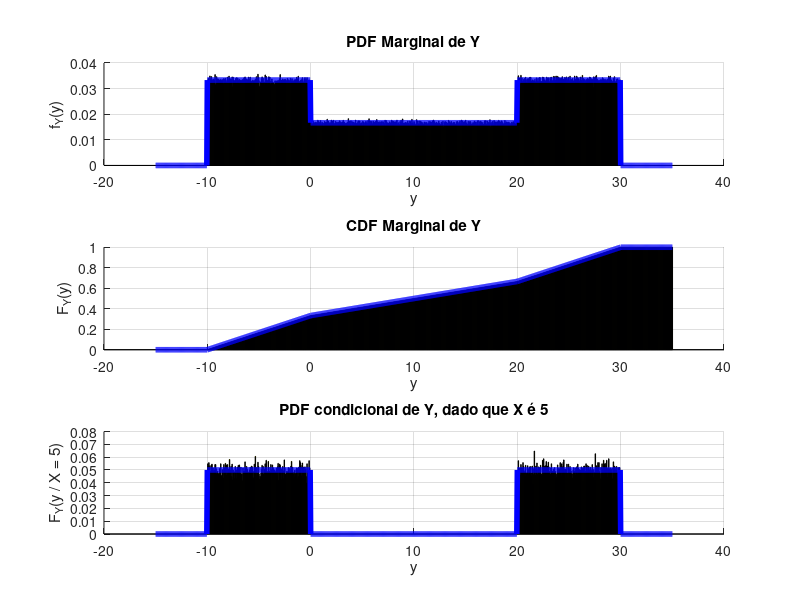

The MATLAB source for this figure:
clear all; close all; clc;
pkg load statistics;

% Probabilidade do X ser maior ou igual a Y (Comando letra B)

N = 1000000; % Número de realizações

X = zeros(1,N); % Inicializa o vetor X com zeros
Y = zeros(1,N); % Inicializa o vetor Y com zeros

% Laço que irá se repetir N vezes
i = 1;
while i <= N
  X(i) = 20 * rand(); % X é um intervalo contínuo de 0 a 20
  Y(i) = 40 * rand() - 10; % Y é um intervalo contínuo de -10 até 30

  % Vamos definir o intervalo completo da figura
  intervalo_total_de_X = 0 <= X(i) && X(i) <= 20;
  intervalo_total_de_Y = -10 <= Y(i) && Y(i) <= 30;
  intervalo_figura_completa = intervalo_total_de_X && intervalo_total_de_Y;

  % Vamos vazar o vazio da figura
  intervalo_vazio_de_X = 0 <= X(i) && X(i) <= 10;
  intervalo_vazio_de_Y = 0 <= Y(i) && Y(i) <= 20;
  intervalo_vazio_figura = intervalo_vazio_de_X && intervalo_vazio_de_Y;
  
  % O intervalo só vai iterar, se o valor dos intervalos forem diferentes, ou seja, o ponto caiu dentro do espaço hashurado 
  % do enunciado
  if (intervalo_figura_completa) != (intervalo_vazio_figura)
    i += 1;
  end
end

% Calcula a probabilidade simulada de X ser maior ou igual a Y
PrX_maior_igual_Y_sim = mean(X >= Y);
% Valor teórico da probabilidade
PrX_maior_igual_Y_teo = 7/12;

printf('Probabilidade de X ser maior ou igual a Y no simulado: %g\n', PrX_maior_igual_Y_sim);
printf('Probabilidade de X ser maior ou igual a Y na teoria: %g\n', PrX_maior_igual_Y_teo);

%------------------------------------------------------------------------------------------------------------------------

% PDF Marginal de Y (Comando letra C)

dy = 0.05; % Tamanho do intervalo para histograma
y = -15 : dy : 35; % Intervalo de valores para Y

% Histograma da variável Y
pdfY_sim = hist(Y,y) / (N * dy);
% PDF teórica para Y
pdfY_teo = 1/30 .* (-10 <= y & y < 0) + ...
           1/60 .* (0 <= y & y < 20) + ...
           1/30 .* (20 <= y & y < 30);

figure
subplot(3, 1, 1); grid on; hold on;
bar(y, pdfY_sim, 'y'); % Histograma simulado
plot(y, pdfY_teo, 'b', 'LineWidth', 4); % PDF teórica
xlabel('y'); ylabel('f_Y(y)'); title('PDF Marginal de Y')

%------------------------------------------------------------------------------------------------------------------------

% CDF Marginal de Y (Comando letra D)

% CDF simulada
cdfY_sim = cumsum(pdfY_sim) * dy;
% CDF teórica
cdfY_teo = (y + 10) / 30  .*  (-10 <= y & y < 0)  + ...
           (y + 20) / 60  .*  (0 <= y & y < 20)   + ...
           (2 * y) / 60   .*  (20 <= y & y < 30)  + ...
           1              .*  (30 <= y);

subplot(3, 1, 2); grid on; hold on;
bar(y, cdfY_sim, 'y'); % CDF simulada
plot(y, cdfY_teo, 'b', 'LineWidth', 4); % CDF teórica
xlabel('y'); ylabel('F_Y(y)'); title('CDF Marginal de Y')

%------------------------------------------------------------------------------------------------------------------------

% PDF condicional de Y dado que X é igual a 5 (Comando letra E)

% IMPORTANTE ENTENDER AQUI:
% Se o programa for executado com 1.000.000 de tentativas, o gráfico simulado ficará mais fidedigno ao gráfico teórico,
% Porém a demora para o término de execução será maior
% Se o programa for executado com 100.000 tentativas, o gráfico simulado ficará relativamente diferente do gráfico teórico,
% Mas a execução será mais rápida

% Seleciona os valores de Y onde X está entre 4 e 6
intervalo_X_5 = (4 <= X) & (X <= 6);

% Condiciona Y dado X está entre 4 e 6
Y_condX = Y(intervalo_X_5);

% PDF condicional simulada
pdfY_condX_sim = hist(Y_condX, y) / (length(Y_condX) * dy);
% PDF condicional teórica
pdfY_condX_teo = 1/20 .*  (-10 <= y & y < 0)  + ...
                 0    .*  (0 <= y & y < 20)   + ...
                 1/20 .*  (20 <= y & y < 30);

subplot(3, 1, 3); grid on; hold on;
bar(y, pdfY_condX_sim, 'y'); % PDF condicional simulada
plot(y, pdfY_condX_teo, 'b', 'LineWidth', 4); % PDF condicional teórica
xlabel('y'); ylabel('F_Y(y / X = 5)'); title('PDF condicional de Y, dado que X é 5')

%------------------------------------------------------------------------------------------------------------------------

% Covariância de X e Y (Comando letra F)

% Covariância teórica
covariancia_teorica = 0;
% Covariância simulada
covariancia_simulada = cov(X,Y);

printf('Covariância entre X e Y no simulado: %g\n', covariancia_simulada);
printf('Covariância entre X e Y na teoria: %g\n', covariancia_teorica);
